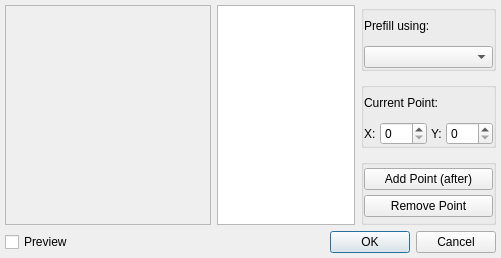
<?xml version="1.0" encoding="UTF-8"?>
<ui version="4.0">
 <class>PiecewiseDialog</class>
 <widget class="QDialog" name="PiecewiseDialog">
  <property name="geometry">
   <rect>
    <x>0</x>
    <y>0</y>
    <width>501</width>
    <height>258</height>
   </rect>
  </property>
  <property name="windowTitle">
   <string>Piecewise-linear</string>
  </property>
  <layout class="QHBoxLayout" name="horizontalLayout_9">
   <property name="leftMargin">
    <number>5</number>
   </property>
   <property name="topMargin">
    <number>5</number>
   </property>
   <property name="rightMargin">
    <number>5</number>
   </property>
   <property name="bottomMargin">
    <number>5</number>
   </property>
   <item>
    <layout class="QVBoxLayout" name="verticalLayout_5">
     <property name="spacing">
      <number>6</number>
     </property>
     <item>
      <layout class="QHBoxLayout" name="horizontalLayout_8">
       <property name="spacing">
        <number>6</number>
       </property>
       <item>
        <widget class="QFrame" name="frame">
         <property name="frameShape">
          <enum>QFrame::StyledPanel</enum>
         </property>
         <property name="frameShadow">
          <enum>QFrame::Raised</enum>
         </property>
         <layout class="QHBoxLayout" name="horizontalLayout">
          <property name="leftMargin">
           <number>2</number>
          </property>
          <property name="topMargin">
           <number>2</number>
          </property>
          <property name="rightMargin">
           <number>2</number>
          </property>
          <property name="bottomMargin">
           <number>2</number>
          </property>
          <item>
           <widget class="QCustomPlot" name="plotArea" native="true">
            <property name="minimumSize">
             <size>
              <width>200</width>
              <height>200</height>
             </size>
            </property>
           </widget>
          </item>
         </layout>
        </widget>
       </item>
       <item>
        <widget class="QTableWidget" name="tablePoints"/>
       </item>
       <item>
        <layout class="QVBoxLayout" name="verticalLayout_4">
         <property name="spacing">
          <number>11</number>
         </property>
         <item>
          <widget class="QGroupBox" name="groupBox_3">
           <property name="title">
            <string/>
           </property>
           <layout class="QHBoxLayout" name="horizontalLayout_7">
            <property name="leftMargin">
             <number>0</number>
            </property>
            <property name="topMargin">
             <number>0</number>
            </property>
            <property name="rightMargin">
             <number>0</number>
            </property>
            <property name="bottomMargin">
             <number>0</number>
            </property>
            <item>
             <layout class="QVBoxLayout" name="verticalLayout">
              <item>
               <widget class="QLabel" name="label">
                <property name="text">
                 <string>Prefill using: </string>
                </property>
               </widget>
              </item>
              <item>
               <widget class="QComboBox" name="comboPreset"/>
              </item>
             </layout>
            </item>
           </layout>
          </widget>
         </item>
         <item>
          <widget class="QGroupBox" name="groupBox_2">
           <property name="title">
            <string/>
           </property>
           <layout class="QHBoxLayout" name="horizontalLayout_5">
            <property name="leftMargin">
             <number>0</number>
            </property>
            <property name="topMargin">
             <number>0</number>
            </property>
            <property name="rightMargin">
             <number>0</number>
            </property>
            <property name="bottomMargin">
             <number>0</number>
            </property>
            <item>
             <layout class="QVBoxLayout" name="verticalLayout_3">
              <property name="spacing">
               <number>4</number>
              </property>
              <item>
               <layout class="QHBoxLayout" name="horizontalLayout_3">
                <item>
                 <widget class="QLabel" name="label_3">
                  <property name="text">
                   <string>Current Point:</string>
                  </property>
                 </widget>
                </item>
                <item>
                 <spacer name="horizontalSpacer">
                  <property name="orientation">
                   <enum>Qt::Horizontal</enum>
                  </property>
                  <property name="sizeHint" stdset="0">
                   <size>
                    <width>40</width>
                    <height>20</height>
                   </size>
                  </property>
                 </spacer>
                </item>
               </layout>
              </item>
              <item>
               <layout class="QHBoxLayout" name="horizontalLayout_2">
                <item>
                 <widget class="QLabel" name="label_2">
                  <property name="text">
                   <string>X:</string>
                  </property>
                  <property name="buddy">
                   <cstring>spinXValue</cstring>
                  </property>
                 </widget>
                </item>
                <item>
                 <widget class="QSpinBox" name="spinXValue">
                  <property name="maximum">
                   <number>255</number>
                  </property>
                  <property name="singleStep">
                   <number>5</number>
                  </property>
                 </widget>
                </item>
                <item>
                 <widget class="QLabel" name="label_4">
                  <property name="text">
                   <string>Y:</string>
                  </property>
                  <property name="buddy">
                   <cstring>spinYValue</cstring>
                  </property>
                 </widget>
                </item>
                <item>
                 <widget class="QSpinBox" name="spinYValue">
                  <property name="maximum">
                   <number>255</number>
                  </property>
                  <property name="singleStep">
                   <number>5</number>
                  </property>
                 </widget>
                </item>
               </layout>
              </item>
             </layout>
            </item>
           </layout>
          </widget>
         </item>
         <item>
          <widget class="QGroupBox" name="groupBox">
           <property name="title">
            <string/>
           </property>
           <layout class="QHBoxLayout" name="horizontalLayout_4">
            <property name="leftMargin">
             <number>0</number>
            </property>
            <property name="topMargin">
             <number>0</number>
            </property>
            <property name="rightMargin">
             <number>0</number>
            </property>
            <property name="bottomMargin">
             <number>0</number>
            </property>
            <item>
             <layout class="QVBoxLayout" name="verticalLayout_2">
              <property name="spacing">
               <number>2</number>
              </property>
              <property name="bottomMargin">
               <number>0</number>
              </property>
              <item>
               <widget class="QPushButton" name="pbAddPnt">
                <property name="text">
                 <string>Add Point (after)</string>
                </property>
               </widget>
              </item>
              <item>
               <widget class="QPushButton" name="pbRemovePnt">
                <property name="text">
                 <string>      Remove Point      </string>
                </property>
               </widget>
              </item>
             </layout>
            </item>
           </layout>
          </widget>
         </item>
        </layout>
       </item>
      </layout>
     </item>
     <item>
      <layout class="QHBoxLayout" name="horizontalLayout_6">
       <property name="spacing">
        <number>0</number>
       </property>
       <item>
        <widget class="QCheckBox" name="cbPreview">
         <property name="text">
          <string>Preview</string>
         </property>
        </widget>
       </item>
       <item>
        <spacer name="horizontalSpacer_2">
         <property name="orientation">
          <enum>Qt::Horizontal</enum>
         </property>
         <property name="sizeHint" stdset="0">
          <size>
           <width>40</width>
           <height>20</height>
          </size>
         </property>
        </spacer>
       </item>
       <item>
        <widget class="QDialogButtonBox" name="buttonBox">
         <property name="orientation">
          <enum>Qt::Horizontal</enum>
         </property>
         <property name="standardButtons">
          <set>QDialogButtonBox::Cancel|QDialogButtonBox::Ok</set>
         </property>
        </widget>
       </item>
      </layout>
     </item>
    </layout>
   </item>
  </layout>
 </widget>
 <customwidgets>
  <customwidget>
   <class>QCustomPlot</class>
   <extends>QWidget</extends>
   <header>qcustomplot.h</header>
   <container>1</container>
  </customwidget>
 </customwidgets>
 <resources/>
 <connections>
  <connection>
   <sender>buttonBox</sender>
   <signal>accepted()</signal>
   <receiver>PiecewiseDialog</receiver>
   <slot>accept()</slot>
   <hints>
    <hint type="sourcelabel">
     <x>248</x>
     <y>254</y>
    </hint>
    <hint type="destinationlabel">
     <x>157</x>
     <y>274</y>
    </hint>
   </hints>
  </connection>
  <connection>
   <sender>buttonBox</sender>
   <signal>rejected()</signal>
   <receiver>PiecewiseDialog</receiver>
   <slot>reject()</slot>
   <hints>
    <hint type="sourcelabel">
     <x>316</x>
     <y>260</y>
    </hint>
    <hint type="destinationlabel">
     <x>286</x>
     <y>274</y>
    </hint>
   </hints>
  </connection>
 </connections>
</ui>
